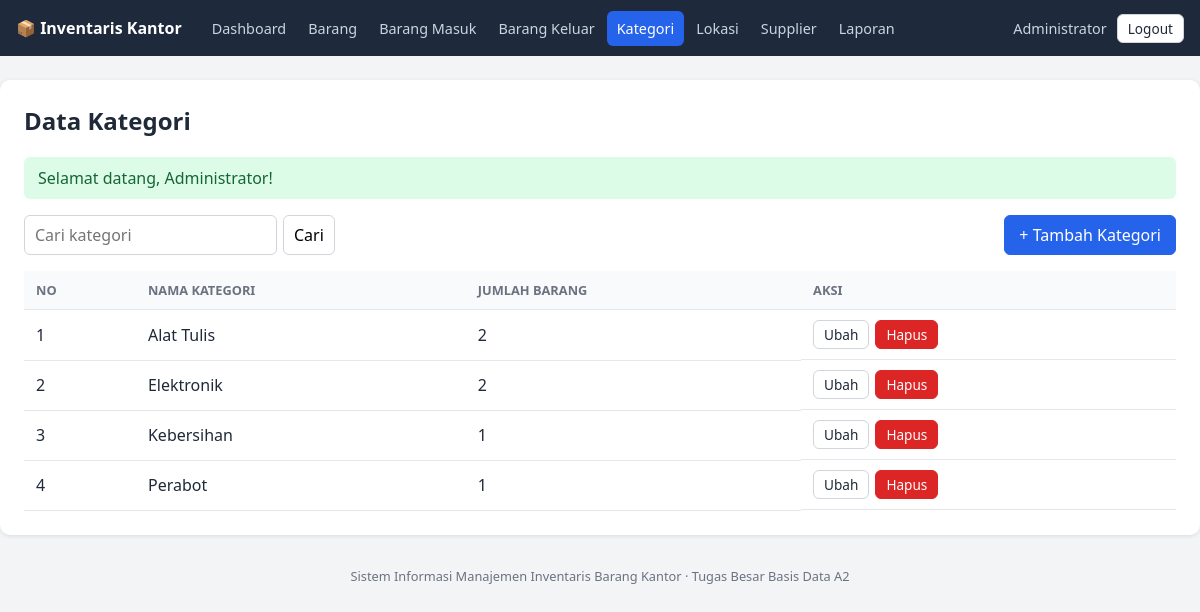
Screenshot of /html/kategori_list.php (signed in) with the database file from the repository.
### tables this page shows
CREATE TABLE kategori (
  id_kategori   INT AUTO_INCREMENT PRIMARY KEY,
  nama_kategori VARCHAR(100) NOT NULL UNIQUE
);

### php/fungsi.php (called while the page is built, shortened)
<?php
function e($teks): string
{
    return htmlspecialchars((string)$teks, ENT_QUOTES, 'UTF-8');
}

### php/kategori_model.php (called while the page is built, shortened)
<?php
require_once __DIR__ . '/fungsi.php';
function ambil_semua_kategori(PDO $pdo, string $cari = ''): array
{
    $sql = "SELECT k.*, COUNT(b.id_barang) AS jumlah_barang
            FROM kategori k
            LEFT JOIN barang b ON b.id_kategori = k.id_kategori";
    $params = [];
    $sql .= " GROUP BY k.id_kategori ORDER BY k.nama_kategori";
    $stmt = $pdo->prepare($sql);
    $stmt->execute($params);
    return $stmt->fetchAll();
}

### html/kategori_list.php (the view, shortened to what this page needs)
<?php
require_once __DIR__ . '/../php/kategori_model.php';
require_once __DIR__ . '/../php/layout.php';
$cari = trim($_GET['cari'] ?? '');
$data = ambil_semua_kategori($pdo, $cari);
?>
<div class="toolbar">
    <form method="get" class="cari">
        <input type="text" name="cari" placeholder="Cari kategori" value="<?= e($cari) ?>">
        <button type="submit">Cari</button>
    </form>
    <a class="btn btn-primary" href="kategori_form.php">+ Tambah Kategori</a>
</div>
<div class="tabel-wrap">
<table>
    <thead><tr><th>No</th><th>Nama Kategori</th><th>Jumlah Barang</th><th>Aksi</th></tr></thead>
    <tbody>
    <?php foreach ($data as $i => $r): ?>
        <tr>
            <td><?= $i + 1 ?></td>
            <td><?= e($r['nama_kategori']) ?></td>
            <td><?= (int)$r['jumlah_barang'] ?></td>
            <td class="aksi">
                <a class="btn btn-kecil" href="kategori_form.php?id=<?= (int)$r['id_kategori'] ?>">Ubah</a>
                <form method="post" action="../php/kategori_aksi.php" onsubmit="return confirm('Yakin hapus kategori ini?');">
                    <button type="submit" class="btn btn-kecil btn-bahaya">Hapus</button>
                </form>
            </td>
        </tr>
    <?php endforeach; ?>
    </tbody>
</table>
</div>

### assets/css/style.css (style rules this page uses)
* { box-sizing: border-box; }
:root { --biru: #2563eb; --biru-tua: #1e40af; --merah: #dc2626; --hijau: #16a34a; --abu: #6b7280; --garis: #e5e7eb; --latar: #f3f4f6; --teks: #1f2937; }
body { margin: 0; font-family: system-ui, Arial, sans-serif; background: var(--latar); color: var(--teks); }
.toolbar { display: flex; justify-content: space-between; align-items: flex-start; gap: 12px; flex-wrap: wrap; margin-bottom: 16px; }
.cari { display: flex; gap: 6px; flex-wrap: wrap; align-items: center; }
input, select, button { font: inherit; padding: 8px 10px; border: 1px solid #d1d5db; border-radius: 6px; background: #fff; }
button { cursor: pointer; }
.btn { display: inline-block; padding: 8px 14px; border: 1px solid #d1d5db; border-radius: 6px; background: #fff; color: var(--teks); text-decoration: none; cursor: pointer; white-space: nowrap; }
.btn-primary { background: var(--biru); border-color: var(--biru); color: #fff; }
.btn-kecil { padding: 4px 10px; font-size: .85rem; }
.btn-bahaya { background: var(--merah); border-color: var(--merah); color: #fff; }
.tabel-wrap { overflow-x: auto; }
table { width: 100%; border-collapse: collapse; }
th, td { padding: 10px 12px; border-bottom: 1px solid var(--garis); text-align: left; white-space: nowrap; }
th { background: #f9fafb; font-size: .8rem; text-transform: uppercase; color: var(--abu); }
td.aksi { display: flex; gap: 6px; }
td.aksi form { margin: 0; }

### rows the page displays
kategori: nama_kategori "Alat Tulis", jumlah_barang "2"
kategori: nama_kategori "Elektronik", jumlah_barang "2"
kategori: nama_kategori "Kebersihan", jumlah_barang "1"
kategori: nama_kategori "Perabot", jumlah_barang "1"

### other values shown
$label "Dashboard"
$label "Barang"
$label "Barang Masuk"
$label "Barang Keluar"
$label "Kategori"
$label "Lokasi"
$label "Supplier"
$label "Laporan"
$nama "Administrator"
$judul "Data Kategori"
$flash['pesan'] "Selamat datang, Administrator!"
